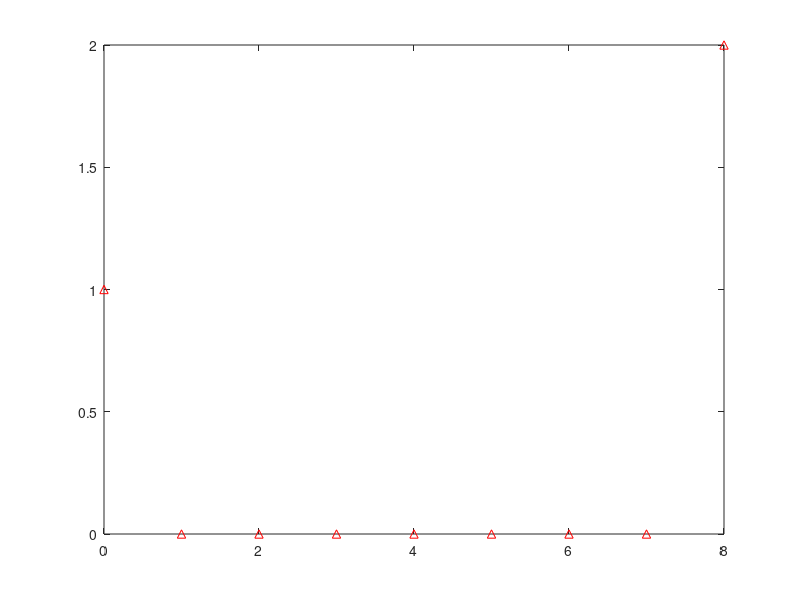

The MATLAB source for this figure:
clear;
alpha = 2;
b = [1 0 0 0 0 0 0 0 alpha];
a = 1;

impz(b,a)

%subplot(2,1,1)
%zplane(b,a)
%subplot(2,1,2)
%impz(b,a)

%figure;
%freqz(b,a)